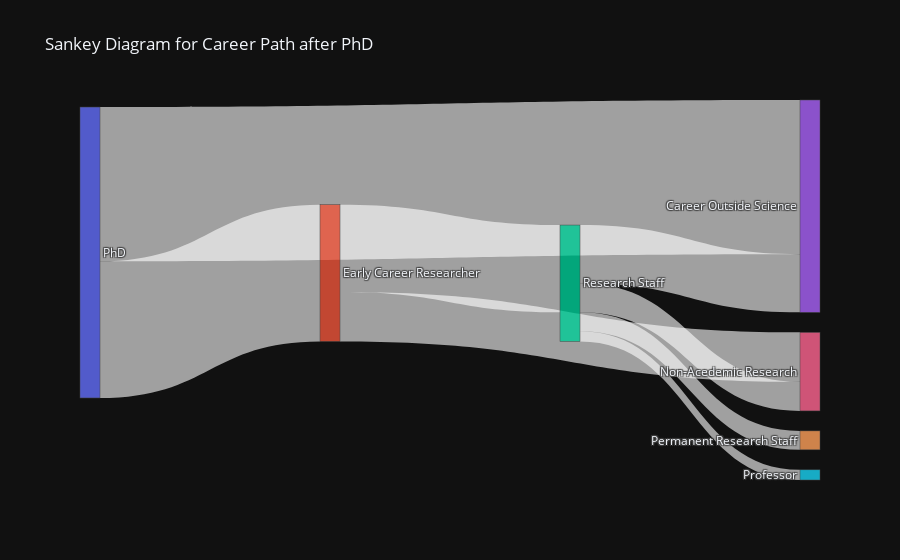

Here is the notebook cell this chart was saved with:
### Code cell
data_trace = go.Sankey(
    node=dict(
        label=career_path
    ),

    link=dict(
        source=[0, 0, 1, 1, 2, 2, 2, 2],
        target=[3, 1, 2, 6, 3, 4, 5, 6],
        value=[53, 47, 30, 17, 20, 6.5, 3.5, 10]
    )
)

layout = dict(
    title='Sankey Diagram for Career Path after PhD'
)
fig = dict(data=data_trace, layout=layout)
offline.iplot(fig)

### Figure 1 — Plotly figure (JSON) as saved in the notebook; plotly's stock layout.template omitted (floating-point values rounded to 4 significant figures)
{"data": [{"link": {"source": [0, 0, 1, 1, 2, 2, 2, 2], "target": [3, 1, 2, 6, 3, 4, 5, 6], "value": [53, 47, 30, 17, 20, 6.5, 3.5, 10]}, "node": {"label": ["PhD", "Early Career Researcher", "Research Staff", "Career Outside Science", "Permanent Research Staff", "Professor", "Non-Acedemic Research"]}, "type": "sankey"}], "layout": {"title": {"text": "Sankey Diagram for Career Path after PhD"}}}
